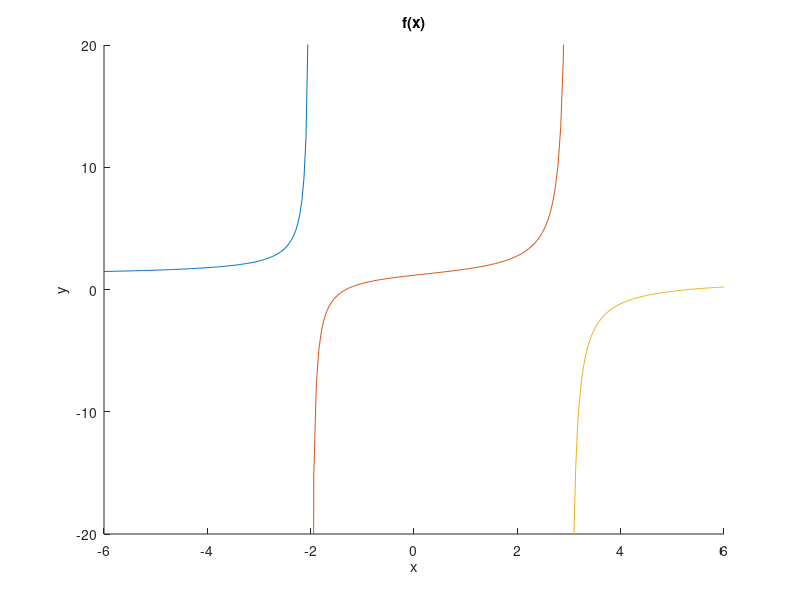

MATLAB code for this plot:
%vertical asymtopes: -2,3
axis([-6 6 -20 20]);
xlabel('x');
ylabel('y');
title('f(x)');
hold on
%set the first section -6:-2
x=linspace(-6,-2.01,100);
y=(x.^2-(4*x)-7)./((x.^2)-x-6);
plot(x,y);

%set the first section -2:3
x=linspace(-1.99,2.99,100);
y=(x.^2-(4*x)-7)./((x.^2)-x-6);
plot(x,y);

%set the first section 3:6
x=linspace(3.01,6,100);
y=(x.^2-(4*x)-7)./((x.^2)-x-6);
plot(x,y);
